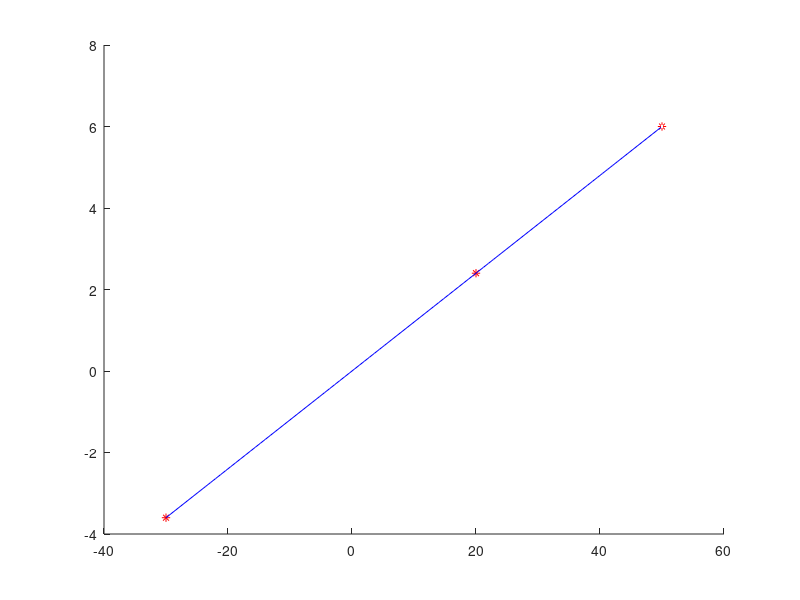

MATLAB code to generate this figure: (Note: this script raises an error after producing the figure.)

%Brad Schoenrock
%2-01-2009

clear all;

y= [-3.6;2.4;6];

x= [-30;20;50];

n(:,2)=x;
n(:,1)=ones(size(x));
c=n\y;

slope=c(2)
yintercept=c(1)

sp='The Slope Is ';
s=num2str(slope);
st=[sp,s];

si='The Y Intercept Is ';
i=num2str(yintercept);
sti=[si,i];

xp=[min(x):(max(x)-min(x))/100 :max(x)]';
yp=c(2)*xp+c(1);

figure;
hold on
plot(x,y,'r*');
plot(xp,yp,'b-');
plot(max(x),max(y),'w.');
plot(max(x),max(y),'w.');
legend('Data','Fitted Line',st,sti,2)
legend('boxoff')
t1='current vs. voltage';
t3='Brad Schoenrock';
t0='\newline';
t=[t1,t0,t3,t0,date];
title(t)
xlabel('Current i in Amps (A)')
ylabel('Voltage V in Volts (V)')

%{
Brad Schoenrock

slope =2.3300
yintercept =-4.5100
%}